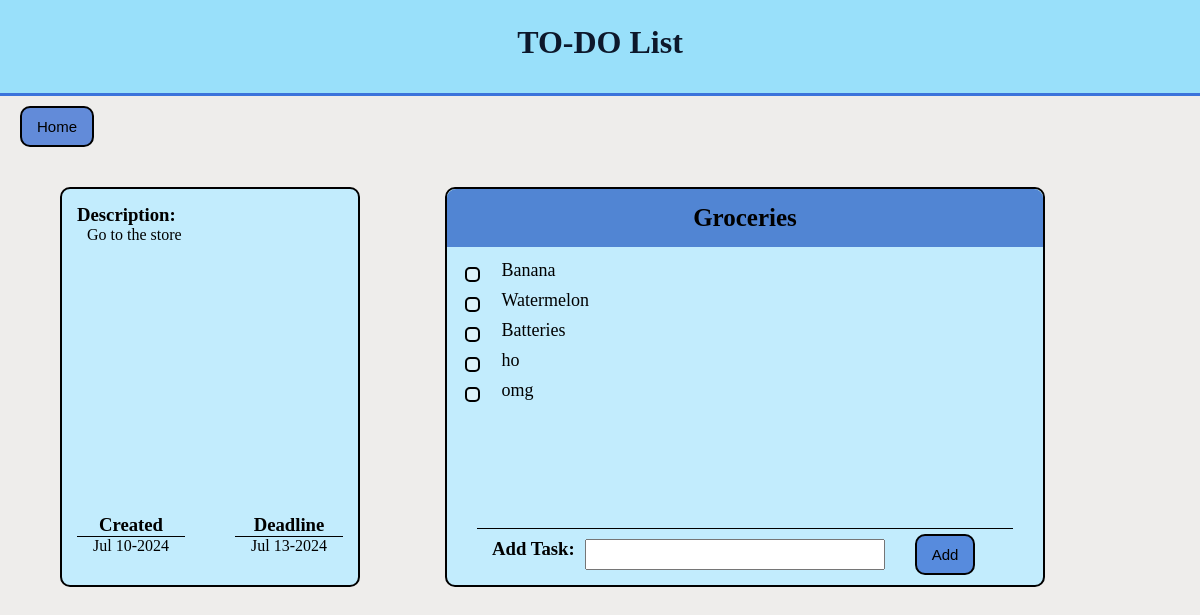
The page /topic/1 on the database its author committed.
### base/models.py (models this page shows, shortened)
class Topic(models.Model):
    user = models.ForeignKey(User, on_delete=models.CASCADE)
    title = models.CharField(max_length=100, blank=False, null=False)
    description = models.TextField(null=True, blank=True)
    created = models.DateTimeField(auto_now_add=True)
    deadline = models.DateField(null=True, blank=True)
    completed = models.BooleanField(default=False)
    class Meta:
        ordering = ['created']

class Task(models.Model):
    user = models.ForeignKey(User, on_delete=models.CASCADE)
    title = models.CharField(max_length=100)
    topic = models.ForeignKey(Topic,on_delete=models.CASCADE)
    created = models.DateTimeField(auto_now_add=True)
    completed = models.BooleanField(default=False)
    class Meta:
        ordering = ['completed']

### base/views.py (the view, shortened to what this page needs)
# urls.py: path('topic/<str:topicId>', views.taskListPage, name = 'topic'),
def taskListPage(request, topicId):
    topic = Topic.objects.get(id = topicId)
    tasks = Task.objects.filter(topic = topic)
    context = {'topic':topic,'tasks':tasks}
    return render(request, 'base/topic-page.html', context)

### base/templates/base/topic-page.html (shortened to what this page needs)
{% extends 'main.html' %}
{% load static %}
{% block content %}
<div class="topic-page">
    <div class="home-btn-div">
        <button class="home-btn btn" onclick="window.location.href=`{% url 'home' %}`">
            Home
        </button>
    </div>
    <div class="task-box">
        <div class="topic-desc-box">
            <div class="desc-div">
                <h3 class="desc-heading" >Description:</h3>
                <p>{{topic.description}}</p>
            </div>
            <div class="date-div">
                <div class="created-div" >
                    <h3 class="heading" style="border-bottom: 1px solid black;">Created</h3>
                    {{topic.created|date:"M d-Y"}}
                </div>
                <div class="deadline-div">
                    <h3 class="heading" style="border-bottom: 1px solid black;">Deadline</h3>
                    {{topic.deadline|date:"M d-Y"}}
                </div>
            </div>
        </div>
        <div class="task-list-box">
            <div class="task-heading">
                {{topic.title}}
            </div>
            <div class="task-list">
            {% for task in tasks %}
                <div class="task-list-item" onmouseenter="hoverShow(this)" onmouseleave="resetShow(this)">
                    <div style="display: flex;">
                        <div class="tickbox-div">
                            <div class="tickbox {% if task.completed %}ticked{% endif %}" onclick="redirect('/task-completed/{{task.id}}')"></div>
                        </div>
                        <div class="task {% if task.completed %}strike{% endif %}">&#160{{task.title}}&#160</div>
                    </div>
                </div>
            {% endfor %}
            </div>
            <div class="new-task">
                <form class="new-task-form" method="POST">
                    <h3>Add Task:</h3>
                    <input name="title" type="text" class="input_field">
                    <input type="submit" class="home-btn btn" value="Add">
                </form>
            </div>
        </div>
    </div>
</div>
{% endblock %}

### static/styles/style.css (style rules this page uses)
* { margin: 0; padding: 0; box-sizing: border-box; }
body { background-color: #EEEDEB; }
p { padding-left: 10px; }
.input_field { display: flex; justify-content: center; margin: 10px; padding: 5px; }
.home-btn-div { margin: 10px 0px 20px 0px; }
.home-btn { margin-left: 20px; border-radius: 10px; padding: 10px; padding-left: 15px; padding-right: 15px; border: 2px solid black; background-color: #346cd4c0; font-size: 15px; cursor: pointer; }
.task-box { margin: 25px 50px; padding: 10px 5px; display: flex; flex-wrap: wrap; justify-content: left; gap: 80px; }
.topic-desc-box { padding: 10px; border: 2px solid black; border-radius: 10px; margin: 10px; padding: 15px; width: 300px; height: 400px; gap: 10px; display: flex; flex-direction: column; margin: 5px; background-color: #c2ecfd; }
.desc-div { height: 300px; }
.date-div { display: grid; grid-template-columns: 1fr 1fr; gap: 50px; text-align: center; }
.task-list-box { margin-top: 5px; width: 600px; height: 400px; border: 2px solid #000000; border-radius: 10px; background-color: #c2ecfd; display: flex; flex-direction: column; }
.task-heading { margin: 0 0 10px 0; padding: 15px; width: 100%; font-weight: bold; font-size: 25px; white-space: nowrap; overflow: hidden; border-top-left-radius: 9px; border-top-right-radius: 9px; background-color: #2159c2b1; color: #000000; text-align: center; overflow-x: scroll; }
.task-list { margin-left: 10px; margin-right: 10px; overflow: hidden; overflow-y: scroll; max-height: 240px; }
.task-list-item { display: flex; justify-content: space-between; cursor: pointer; background-color: transparent; border-radius: 10px; }
.tickbox-div { border-radius: 10px; width: 30px; height: 30px; display: flex; justify-content: center; }
.tickbox { background-color: #def3fa; margin-top: 10px; border: 2px solid; border-radius: 5px; width: 15px; height: 15px; }
.task { margin: 3px 10px 5px 10px; white-space: nowrap; overflow: hidden; text-overflow: ellipsis; font-size: large; }
.new-task { display: flex; margin: 5px 30px 5px 30px; margin-top: auto; border-top: 1px solid black; }
.new-task-form > h3 { margin-top: 9px; margin-left: 15px; }
.new-task-form > .input_field { width: 300px; }
.new-task-form > .home-btn { margin: 5px 20px 5px 20px; cursor: pointer; }
.new-task-form { display: flex; }

### rows shown on the page
Topic: description "Go to the store", created "Jul 10-2024", deadline "Jul 13-2024", title "Groceries"
Task: completed False (drawn), title "Banana"
Task: completed False (drawn), title "Watermelon"
Task: completed False (drawn), title "Batteries"
Task: completed False (drawn), title "ho"
Task: completed False (drawn), title "omg"
